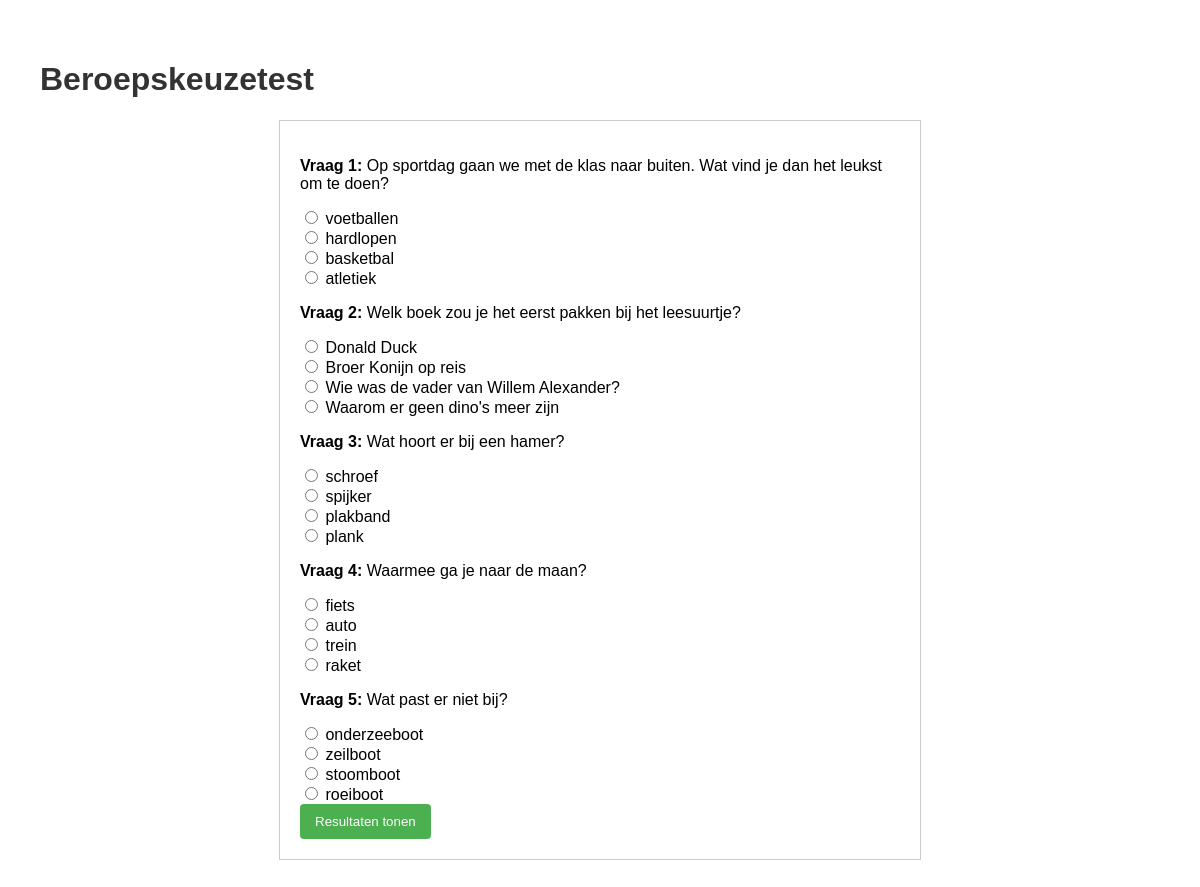
The page / on the database its author committed.
### tables this page shows
CREATE TABLE `vragen` (
  `VraagID` int(11) NOT NULL,
  `CategorieID` int(11) DEFAULT NULL,
  `Vraag` text DEFAULT NULL
);

### get_questions.php (the view, shortened to what this page needs)
<!DOCTYPE html>
<html lang="en">
<head>
    <link rel="stylesheet" href="style.css">
</head>
<body>
<?php
$servername = "localhost:3306";
$username = "root";
$password = "";
$dbname = "database2";
try {
    $conn = new PDO("mysql:host=$servername;dbname=$dbname", $username, $password);
    $conn->setAttribute(PDO::ATTR_ERRMODE, PDO::ERRMODE_EXCEPTION);
    $stmt = $conn->prepare("SELECT Vragen.VraagID, Vragen.Vraag, GROUP_CONCAT(Antwoorden.Tekst) AS AntwoordTeksten
                           FROM Vragen
                           LEFT JOIN Antwoorden ON Vragen.VraagID = Antwoorden.VraagID
                           GROUP BY Vragen.VraagID
                           ORDER BY Vragen.VraagID");
    $stmt->execute();
    while ($row = $stmt->fetch(PDO::FETCH_ASSOC)) {
        echo "<p><strong>Vraag {$row['VraagID']}:</strong> {$row['Vraag']}</p>";
        $antwoordTeksten = explode(",", $row['AntwoordTeksten']);
        foreach ($antwoordTeksten as $antwoord) {
            echo "<input type='radio' name='antwoord_{$row['VraagID']}' value='{$antwoord}'> {$antwoord}<br>";
        }
    }
}
catch (PDOException $e) {
    echo "Connection failed: " . $e->getMessage();
}
finally {
    $conn = null;
}
?>
</body>
</html>

### index.php (shortened to what this page needs)
<!DOCTYPE html>
<html lang="en">
<head>
    <link rel="stylesheet" href="style.css">
</head>
<body>
    <h1>Beroepskeuzetest</h1>
    <form action="process.php" method="post">
        <?php include 'get_questions.php'; ?>
        <input type="submit" value="Resultaten tonen">
    </form>
</body>
</html>

### style.css (style rules this page uses)
body { font-family: 'Arial', sans-serif; margin: 20px; padding: 20px; }
h1 { color: #333; }
form { max-width: 600px; margin: 20px auto; padding: 20px; border: 1px solid #ccc; }
p { margin-bottom: 15px; }
input[type="submit"] { background-color: #4CAF50; color: white; padding: 10px 15px; border: none; border-radius: 4px; cursor: pointer; }

### rows shown on the page
vragen: VraagID "1", Vraag "Op sportdag gaan we met de klas naar buiten. Wat vind je dan het leukst om te doen?", antwoord "voetballen", antwoord "hardlopen", antwoord "basketbal", antwoord "atletiek"
vragen: VraagID "2", Vraag "Welk boek zou je het eerst pakken bij het leesuurtje?", antwoord "Donald Duck", antwoord "Broer Konijn op reis", antwoord "Wie was de vader van Willem Alexander?", antwoord "Waarom er geen dino's meer zijn"
vragen: VraagID "3", Vraag "Wat hoort er bij een hamer?", antwoord "schroef", antwoord "spijker", antwoord "plakband", antwoord "plank"
vragen: VraagID "4", Vraag "Waarmee ga je naar de maan?", antwoord "fiets", antwoord "auto", antwoord "trein", antwoord "raket"
vragen: VraagID "5", Vraag "Wat past er niet bij?", antwoord "onderzeeboot", antwoord "zeilboot", antwoord "stoomboot", antwoord "roeiboot"
